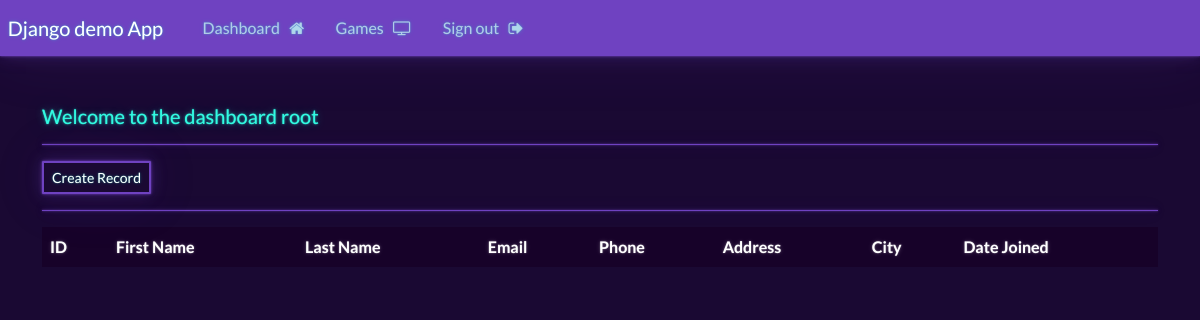
/dashboard (signed in), run on an earlier commit of the app's database.
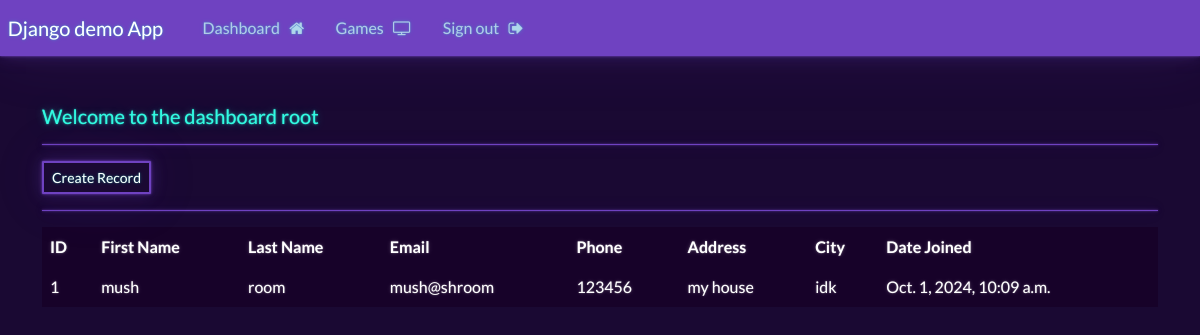
And on a later commit of the database.
### website/models.py (models this page shows, shortened)
class Record(models.Model):
    creation_data = models.DateTimeField(auto_now_add = True)
    first_name = models.CharField(max_length = 100)
    last_name = models.CharField(max_length = 100)
    email = models.CharField(max_length = 255)
    phone = models.CharField(max_length = 20)
    address = models.CharField(max_length = 255)
    city = models.CharField(max_length = 255)

### website/views.py (the view)
# urls.py: path('dashboard', views.dashboard, name="dashboard"),
@login_required(login_url='my-login')
def dashboard(request):
    my_records = Record.objects.all()
    context = {'records': my_records}
    return render(request, 'website/dashboard.html', context=context)

### website/templates/website/dashboard.html
{% extends 'website/base.html' %}
{% block content %}
    <br>
    <h5> Welcome to the dashboard {{user}} </h5>
    <hr>
    <a class="btn btn-outline-primary btn-sm" href="{% url 'create-record' %} ">
        Create Record
    </a>
    <hr>
    <table class="table table-dark table-hover table-bordered">
        <thread class="table-primary">
            <tr>
                <th scope="col"> ID </th>
                <th scope="col"> First Name </th>
                <th scope="col"> Last Name </th>
                <th scope="col"> Email </th>
                <th scope="col"> Phone </th>
                <th scope="col"> Address </th>
                <th scope="col"> City </th>
                <th scope="col"> Date Joined </th>
            </tr>
        </thread>
        <tbody>
        {% if records %}
            {% for record in records %}
            <tr>
                <td> {{record.id}} </td>
                <td> {{record.first_name}} </td>
                <td> {{record.last_name}} </td>
                <td> {{record.email}} </td>
                <td> {{record.phone}} </td>
                <td> {{record.address}} </td>
                <td> {{record.city}} </td>
                <td> {{record.creation_data}} </td>
            </tr>
            {% endfor %}
        {% endif %}
        </tbody>
    </table>
{% endblock %}

What changed in the data, as far as the page shows it:
added Record: id "1", first_name "mush", last_name "room", email "mush@shroom", phone "123456", address "my house", city "idk", creation_data "Oct. 1, 2024, 10:09 a.m."
